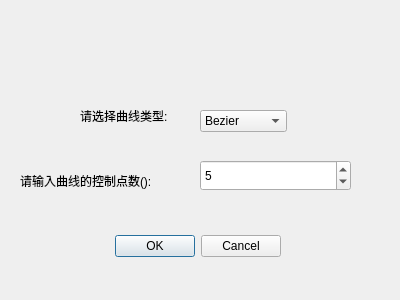
<?xml version="1.0" encoding="UTF-8"?>
<ui version="4.0">
 <class>CurveDialog</class>
 <widget class="QDialog" name="CurveDialog">
  <property name="geometry">
   <rect>
    <x>0</x>
    <y>0</y>
    <width>400</width>
    <height>300</height>
   </rect>
  </property>
  <property name="windowTitle">
   <string>Dialog</string>
  </property>
  <widget class="QDialogButtonBox" name="buttonBox">
   <property name="geometry">
    <rect>
     <x>-60</x>
     <y>230</y>
     <width>341</width>
     <height>32</height>
    </rect>
   </property>
   <property name="orientation">
    <enum>Qt::Horizontal</enum>
   </property>
   <property name="standardButtons">
    <set>QDialogButtonBox::Cancel|QDialogButtonBox::Ok</set>
   </property>
  </widget>
  <widget class="QLabel" name="label">
   <property name="geometry">
    <rect>
     <x>20</x>
     <y>160</y>
     <width>201</width>
     <height>41</height>
    </rect>
   </property>
   <property name="text">
    <string>请输入曲线的控制点数():</string>
   </property>
  </widget>
  <widget class="QSpinBox" name="spinBoxCurveCtlNum">
   <property name="geometry">
    <rect>
     <x>200</x>
     <y>160</y>
     <width>151</width>
     <height>31</height>
    </rect>
   </property>
   <property name="value">
    <number>5</number>
   </property>
  </widget>
  <widget class="QLabel" name="label_2">
   <property name="geometry">
    <rect>
     <x>80</x>
     <y>100</y>
     <width>141</width>
     <height>31</height>
    </rect>
   </property>
   <property name="text">
    <string>请选择曲线类型:</string>
   </property>
  </widget>
  <widget class="QComboBox" name="comboBoxCurveType">
   <property name="geometry">
    <rect>
     <x>200</x>
     <y>110</y>
     <width>87</width>
     <height>22</height>
    </rect>
   </property>
   <item>
    <property name="text">
     <string>Bezier</string>
    </property>
   </item>
   <item>
    <property name="text">
     <string>B-Spline</string>
    </property>
   </item>
  </widget>
 </widget>
 <resources/>
 <connections>
  <connection>
   <sender>buttonBox</sender>
   <signal>accepted()</signal>
   <receiver>CurveDialog</receiver>
   <slot>accept()</slot>
   <hints>
    <hint type="sourcelabel">
     <x>248</x>
     <y>254</y>
    </hint>
    <hint type="destinationlabel">
     <x>157</x>
     <y>274</y>
    </hint>
   </hints>
  </connection>
  <connection>
   <sender>buttonBox</sender>
   <signal>rejected()</signal>
   <receiver>CurveDialog</receiver>
   <slot>reject()</slot>
   <hints>
    <hint type="sourcelabel">
     <x>316</x>
     <y>260</y>
    </hint>
    <hint type="destinationlabel">
     <x>286</x>
     <y>274</y>
    </hint>
   </hints>
  </connection>
 </connections>
</ui>
